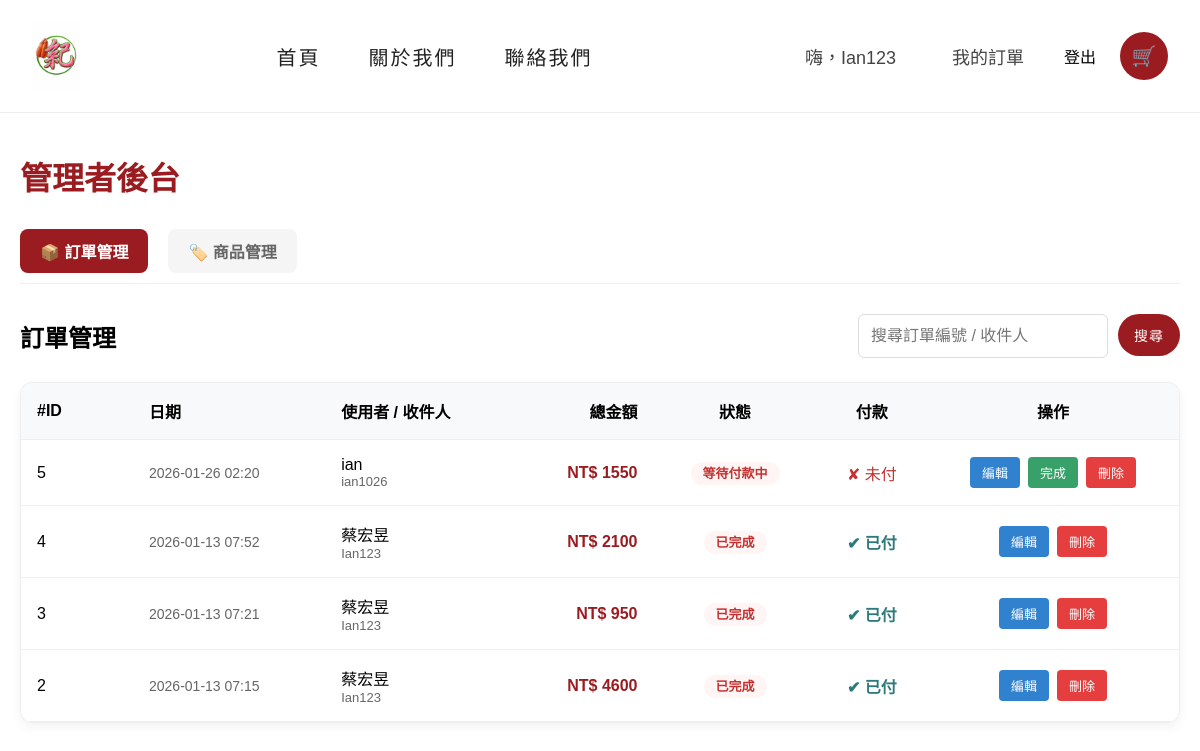
The app's page /management/orders/ (signed in) with its own data.
### web/models.py (models this page shows, shortened)
class Order(models.Model):
    user = models.ForeignKey(User, on_delete=models.CASCADE)
    receiver_name = models.CharField(max_length=100, default='')
    receiver_phone = models.CharField(max_length=20, default='')
    address = models.CharField(max_length=255, default='')
    payment_name = models.CharField(max_length=100, default='')
    payment_phone = models.CharField(max_length=20, default='')
    account_last_5 = models.CharField(max_length=5, default='')
    total_price = models.IntegerField()
    shipping_fee = models.IntegerField(default=200)
    state = models.CharField(max_length=20, default='等待付款中')
    paid = models.BooleanField(default=False)
    created_date = models.DateTimeField(auto_now_add=True)

### web/views.py (the view)
# urls.py: path("management/orders/", admin_orders, name="admin_orders"),
@user_passes_test(lambda u: u.is_superuser)
def admin_orders(request):
    orders = Order.objects.all().order_by('-created_date')
    query = request.GET.get('q')
    if query:
        orders = orders.filter(
            Q(id__icontains=query) |
            Q(receiver_name__icontains=query) |
            Q(user__username__icontains=query)
        )
    return render(request, "management/admin_orders.html", {'orders': orders, 'query': query})

### templates/management/admin_orders.html (shortened to what this page needs)
{% extends "base.html" %}
{% load static %}
{% load custom_filters %}
{% block content %}
<div style="max-width: 1400px; margin: 40px auto; padding: 0 20px;">
    <h1 style="color: #9b1c20; margin-bottom: 30px;">管理者後台</h1>
    {% include "management/admin_nav.html" %}
    <div style="display: flex; justify-content: space-between; align-items: center; margin-bottom: 24px;">
        <h2 style="margin: 0;">訂單管理</h2>
        <form method="get" style="display: flex; gap: 10px;">
            <input type="text" name="q" value="{{ query|default:'' }}" placeholder="搜尋訂單編號 / 收件人"
                style="padding: 8px 12px; border: 1px solid #ddd; border-radius: 6px; width: 250px;">
            <button type="submit" class="btn-primary"
                style="padding: 8px 16px; font-size: 14px; min-width: auto;">搜尋</button>
        </form>
    </div>
    <div
        style="background: #fff; border-radius: 12px; box-shadow: 0 4px 12px rgba(0,0,0,0.05); overflow: hidden; border: 1px solid #eee;">
        <table style="width: 100%; border-collapse: collapse;">
            <thead>
                <tr style="background: #f8f9fa; border-bottom: 1px solid #eee;">
                    <th style="padding: 16px; text-align: left; width: 80px;">#ID</th>
                    <th style="padding: 16px; text-align: left;">日期</th>
                    <th style="padding: 16px; text-align: left;">使用者 / 收件人</th>
                    <th style="padding: 16px; text-align: right;">總金額</th>
                    <th style="padding: 16px; text-align: center;">狀態</th>
                    <th style="padding: 16px; text-align: center;">付款</th>
                    <th style="padding: 16px; text-align: center; width: 220px;">操作</th>
                </tr>
            </thead>
            <tbody>
                {% for order in orders %}
                <tr style="border-bottom: 1px solid #eee;">
                    <td style="padding: 16px;">{{ order.id }}</td>
                    <td style="padding: 16px; font-size: 14px; color: #666;">
                        {{ order.created_date|date:"Y-m-d H:i" }}
                    </td>
                    <td style="padding: 16px;">
                        <div style="font-weight: 500;">{{ order.receiver_name }}</div>
                        <div style="font-size: 13px; color: #666;">{{ order.user.username }}</div>
                    </td>
                    <td style="padding: 16px; text-align: right; font-weight: bold; color: #9b1c20;">
                        NT$ {{ order.total_price }}
                    </td>
                    <td style="padding: 16px; text-align: center;">
                        <span
                            style="padding: 4px 12px; border-radius: 20px; font-size: 13px; font-weight: 600;
                            background: {% if order.state == '付款完成，盡快安排出貨' %}#e6fffa{% elif order.state == '等待賣家確認中' %}#fffaf0{% else %}#fff5f5{% endif %};
                            color: {% if order.state == '付款完成，盡快安排出貨' %}#2c7a7b{% elif order.state == '等待賣家確認中' %}#dd6b20{% else %}#c53030{% endif %};">
                            {{ order.state }}
                        </span>
                    </td>
                    <td style="padding: 16px; text-align: center;">
                        {% if order.paid %}
                        <span style="color: #2c7a7b; font-weight: bold;">✔ 已付</span>
                        {% else %}
                        <span style="color: #c53030;">✘ 未付</span>
                        {% endif %}
                    </td>
                    <td style="padding: 16px; text-align: center;">
                        <div style="display: flex; gap: 8px; justify-content: center;">
                            <a href="{% url 'admin_order_edit' order.id %}"
                                style="background: #3182ce; color: white; padding: 6px 12px; border-radius: 4px; text-decoration: none; font-size: 13px;">編輯</a>
                            {% if order.state != '已完成' %}
                            <form action="{% url 'admin_order_complete' order.id %}" method="post"
                                onsubmit="return confirm('確定要將此訂單標記為已完成嗎？');">
                                <button type="submit"
                                    style="background: #38a169; color: white; padding: 6px 12px; border: none; border-radius: 4px; cursor: pointer; font-size: 13px;">完成</button>
                            </form>
                            {% endif %}
                            <form action="{% url 'admin_order_delete' order.id %}" method="post"
                                onsubmit="return confirm('確定要刪除這筆訂單嗎？');">
                                <button type="submit"
                                    style="background: #e53e3e; color: white; padding: 6px 12px; border: none; border-radius: 4px; cursor: pointer; font-size: 13px;">刪除</button>
                            </form>
                        </div>
                    </td>
                </tr>
                {% empty %}
                <tr>
                    <td colspan="7" style="padding: 40px; text-align: center; color: #666;">沒有找到符合的訂單</td>
                </tr>
                {% endfor %}
            </tbody>
        </table>
    </div>
</div>
{% endblock %}

### templates/partials/navbar.html (shortened to what this page needs)
{% load static %}
<header class="site-header">
    <div class="nav-container">
        <div class="nav-logo">
            <a href="/">
                <img src="{% static 'images/logo.jpg' %}" alt="logo">
            </a>
        </div>
        <nav class="nav-menu">
            <a href="{% url 'index' %}">首頁</a>
            <a href="{% url 'about' %}">關於我們</a>
            <a href="{% url 'contact' %}">聯絡我們</a>
        </nav>
        <div class="nav-actions">
            {% if user.is_authenticated %}
            <span class="nav-link">嗨，{{ user.username }}</span>
            <a href="{% url 'orders' %}" class="nav-link">我的訂單</a>
            <form method="post" action="{% url 'logout' %}" style="display:inline;">
                <button type="submit" class="nav-link logout-btn">
                    登出
                </button>
            </form>
            {% else %}
            <a href="{% url 'login' %}" class="nav-link">會員登入</a>
            {% endif %}
            <a href="{% url 'cart_detail' %}" class="nav-cart">🛒</a>
        </div>
    </div>
</header>

### static/css/style.css (style rules this page uses)
body { margin: 0; font-family: "Noto Sans TC", sans-serif; }
img { max-width: 100%; height: auto; display: block; }
.btn-primary { display: inline-flex; align-items: center; justify-content: center; min-width: 140px; height: 42px; padding: 0 24px; background-color: #9b1c20; color: #fff; font-size: 14px; font-weight: 500; letter-spacing: 1px; border-radius: 21px; text-decoration: none; border: none; cursor: pointer; transition: all 0.25s ease; }
.site-header { background: #ffffff; border-bottom: 1px solid #eee; position: sticky; top: 0; z-index: 1000; }
.nav-container { max-width: 1280px; margin: 0 auto; padding: 20px 32px; display: flex; align-items: center; justify-content: space-between; }
.nav-logo img { height: 72px; display: block; }
.nav-menu { display: flex; gap: 48px; }
.nav-menu a { position: relative; font-size: 20px; font-weight: 500; color: #222; text-decoration: none; letter-spacing: 2px; padding: 8px 0; }
.nav-menu a::after { content: ""; position: absolute; left: 0; bottom: -8px; width: 0; height: 3px; background: #9b1c20; transition: width 0.3s ease; }
.nav-actions { display: flex; align-items: center; gap: 24px; }
.nav-link { font-size: 18px; text-decoration: none; color: #444; padding: 8px 16px; border-radius: 8px; transition: all 0.25s ease; }
.nav-cart { width: 48px; height: 48px; border-radius: 50%; background: #9b1c20; color: #fff; display: flex; align-items: center; justify-content: center; text-decoration: none; font-size: 20px; transition: background 0.25s ease; }
input[type="text"], input[type="password"] { width: 100%; height: 44px; border: 1px solid #ddd; border-radius: 10px; padding: 0 12px; font-size: 16px; box-sizing: border-box; }
.logout-btn { background: none; border: none; padding: 0; cursor: pointer; font: inherit; color: inherit; }

### records on screen
Order: id "5", created_date "2026-01-26 02:20", receiver_name "ian", user.username "ian1026", total_price "1550", state "等待付款中", paid "✘ 未付", shows "完成"
Order: id "4", created_date "2026-01-13 07:52", receiver_name "蔡宏昱", user.username "Ian123", total_price "2100", state "已完成", paid "✔ 已付"
Order: id "3", created_date "2026-01-13 07:21", receiver_name "蔡宏昱", user.username "Ian123", total_price "950", state "已完成", paid "✔ 已付"
Order: id "2", created_date "2026-01-13 07:15", receiver_name "蔡宏昱", user.username "Ian123", total_price "4600", state "已完成", paid "✔ 已付"

### other values on screen
{{ user.username }} "Ian123"
